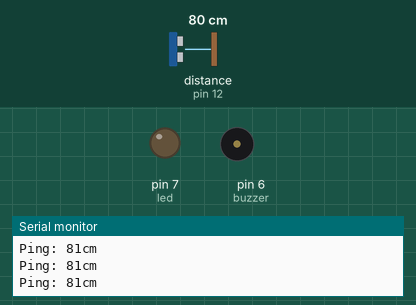
This sketch was run on a simulated Arduino Uno, built with avr-gcc and run on an emulated ATmega328P. Parts: output pins drawn as LEDs (lit = HIGH), buzzer (waves = sounding), the last lines printed to the serial monitor. The test bench sets the inputs (shaded band); at power-on: distance to the obstacle (sensor on pin 12) 80 cm. The echo pulse lasts 58.3 µs per cm.

Above: at 1.2 s.
1.3 s: distance to the obstacle (sensor on pin 12) set to 33 cm
2.8 s: distance to the obstacle (sensor on pin 12) set to 28 cm
At 3.9 s:
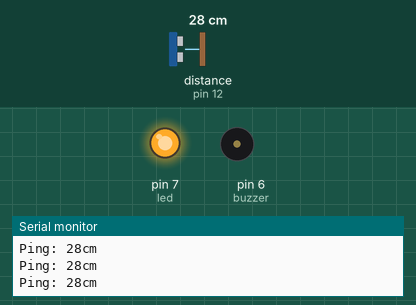
4.6 s: distance to the obstacle (sensor on pin 12) set to 11 cm
6.1 s: distance to the obstacle (sensor on pin 12) set to 8 cm
At 6.9 s:
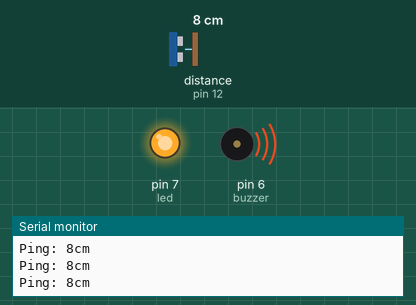
7.6 s: distance to the obstacle (sensor on pin 12) set to 35 cm
At 8.8 s:
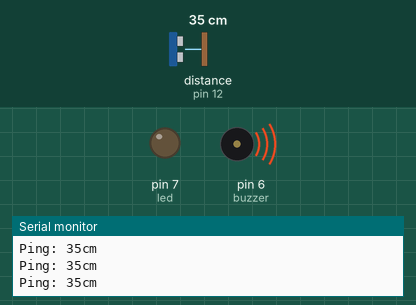
9.1 s: distance to the obstacle (sensor on pin 12) set to 2 cm
At 10.1 s:
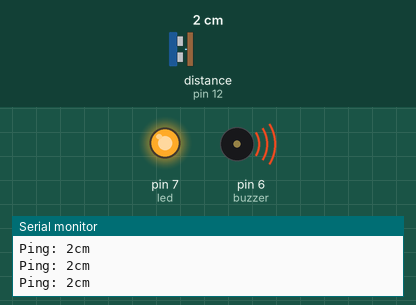
Timing chart, 0 to 11.7 s (numbered marks = the images above; inputs shaded):
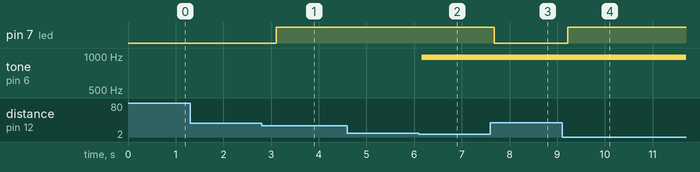

The sketch:

sensor_ultrassonico_e_buzzer.ino
```cpp
// ---------------------------------------------------------------------------
// Example NewPing library sketch that does a ping about 20 times per second.
// ---------------------------------------------------------------------------

#include <NewPing.h>

#define TRIGGER_PIN  11  // Arduino pin tied to trigger pin on the ultrasonic sensor.
#define ECHO_PIN     12  // Arduino pin tied to echo pin on the ultrasonic sensor.
#define MAX_DISTANCE 200 // Maximum distance we want to ping for (in centimeters). Maximum sensor distance is rated at 400-500cm.

#define led 7
#define buzzer 6

NewPing sonar(TRIGGER_PIN, ECHO_PIN, MAX_DISTANCE); // NewPing setup of pins and maximum distance.

void setup() {
  Serial.begin(115200); // Open serial monitor at 115200 baud to see ping results.

  pinMode(led, OUTPUT);
  pinMode(buzzer, OUTPUT);
}

unsigned long tempoAnterior = 0; // Armazena o tempo da última mudança de estado do LED
const long intervalo = 500; // Intervalo de 1 segundo (1000 ms)
int estadoLed = LOW; // Armazena o estado atual do LED (LOW = apagado, HIGH = aceso)

void loop() {
  unsigned long tempoAtual = millis();
  delay(300);                     // Wait 50ms between pings (about 20 pings/sec). 29ms should be the shortest delay between pings.
  Serial.print("Ping: ");
  Serial.print(sonar.ping_cm()); // Send ping, get distance in cm and print result (0 = outside set distance range)
  Serial.println("cm");
  if(sonar.ping_cm() < 30) {
    digitalWrite(led, HIGH);
  } else {
    digitalWrite(led, LOW);
  }
  if(sonar.ping_cm() < 10) {
    analogWrite(buzzer, 32);
  } else {
    analogWrite(buzzer, 0);
  }
}
```

Measured:
- the behaviour switches between 30 and 29 cm on distance to the obstacle (sensor on pin 12) (found by bisection; images 0 and 1)
- the behaviour switches between 10 and 9 cm on distance to the obstacle (sensor on pin 12) (found by bisection; images 1 and 2)
- after the input at 2.8 s, pin 7 (led): LOW → HIGH after 0.31 s
- after the input at 6.1 s, tone on pin 6 (buzzer): silent → 977 Hz after 0.06 s
- after the input at 7.6 s, pin 7 (led): HIGH → LOW after 0.08 s
- after the input at 9.1 s, pin 7 (led): LOW → HIGH after 0.12 s
